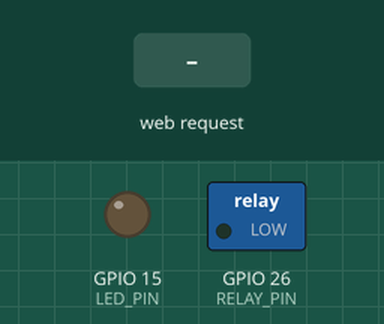
Recording of a sketch running on a simulated ESP32. On the bench: switched loads named in the sketch (green lamp = pin HIGH), output pins drawn as LEDs (lit = HIGH). The test bench sets the inputs (shaded band). WiFi joins after 1.5 s; servers stay silent unless stated; what the sketch prints to the serial monitor is not drawn.

Above: at 2.8 s.
2.9 s: HTTP request GET /open received
At 3.4 s:
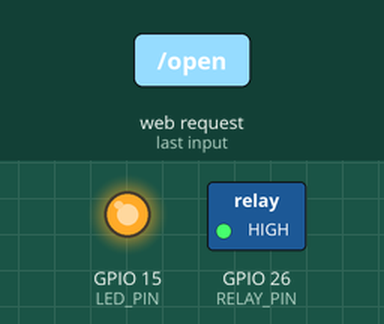
Timing chart, 0 to 9.4 s (numbered marks = the images above; inputs shaded):
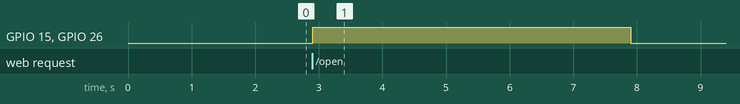

Measured:
- after the input at 2.9 s, GPIO 15 (LED_PIN), GPIO 26 (RELAY_PIN): LOW → HIGH at once, → LOW 5.0 s later

The sketch:

ESP-32.ino
```cpp
#include <WiFi.h>
#include <WebServer.h>

// ————— CONFIGURAÇÃO WIFI —————
const char* SSID     = "CNAT-MAKE-DMZ";
const char* PASSWORD = "Cnat@Maker";

// Pinos
const int RELAY_PIN = 26;  // relé para abrir a porta
const int LED_PIN   = 15;   // LED de status (interna do ESP32)

// servidor HTTP
WebServer server(80);

// Página HTML servida na raiz
const char PAGE_INDEX[] PROGMEM = R"rawliteral(
<!DOCTYPE html>
<html lang="pt-BR">
<head>
  <meta charset="UTF-8">
  <title>Abrir Porta – CNATMaker</title>
  <meta name="viewport" content="width=device-width, initial-scale=1.0">
  <style>
    body { font-family: Arial, sans-serif; padding:20px; background:#f4f4f4; color:#333; }
    .container { max-width:300px; margin:auto; background:#fff; padding:20px; border-radius:8px;
                 box-shadow:0 4px 12px rgba(0,0,0,0.1); text-align:center; }
    input, button { display:block; width:100%; margin-bottom:12px; }
    input { padding:8px; font-size:1rem; border:1px solid #ccc; border-radius:4px; }
    button { padding:12px; font-size:1rem; font-weight:bold; border:none; border-radius:4px;
             cursor:pointer; background:#28a745; color:#fff; transition:background .2s; }
    button:hover { background:#218838; }
    .status { margin-top:12px; font-size:.9rem; }
  </style>
</head>
<body>
  <div class="container">
    <h2>Controle CNATMaker</h2>
    <input type="text" id="esp" value="http://192.168.0.53">
    <button id="btn-open">Abrir Porta</button>
    <div class="status" id="status">Pronto.</div>
  </div>
  <script>
    const input   = document.getElementById('esp');
    const btnOpen = document.getElementById('btn-open');
    const status  = document.getElementById('status');

    function openDoor() {
      let base = input.value.trim();
      if (!base) {
        status.textContent = 'Informe o endereço do ESP32!';
        return;
      }
      base = base.replace(/\/+$/, '');
      const url = base + '/open';
      status.textContent = 'Enviando comando...';
      fetch(url)
        .then(r => {
          if (!r.ok) throw new Error('HTTP ' + r.status);
          return r.text();
        })
        .then(txt => status.textContent = 'Resposta: ' + txt)
        .catch(err => status.textContent = 'Erro: ' + err);
    }

    btnOpen.addEventListener('click', openDoor);
  </script>
</body>
</html>
)rawliteral";

// / – atende com a página acima
void handleRoot() {
  server.send_P(200, "text/html; charset=utf-8", PAGE_INDEX);
}

// /open – aciona relé e LED por 5 segundos
void handleOpen() {
  digitalWrite(RELAY_PIN, HIGH);
  digitalWrite(LED_PIN,   HIGH);
  delay(5000);            // pulso de 5000 ms
  digitalWrite(RELAY_PIN, LOW);
  digitalWrite(LED_PIN,   LOW);
  server.send(200, "text/plain", "OK");
}

// 404
void handleNotFound() {
  server.send(404, "text/plain", "Not found");
}

void setup() {
  pinMode(RELAY_PIN, OUTPUT);
  pinMode(LED_PIN,   OUTPUT);
  digitalWrite(RELAY_PIN, LOW);
  digitalWrite(LED_PIN,   LOW);

  Serial.begin(115200);
  delay(100);

  WiFi.begin(SSID, PASSWORD);
  Serial.print("Conectando ao Wi-Fi");
  while (WiFi.status() != WL_CONNECTED) {
    delay(500);
    Serial.print(".");
  }
  Serial.println();
  Serial.print("Conectado! IP: ");
  Serial.println(WiFi.localIP());

  server.on("/",      handleRoot);
  server.on("/open",  handleOpen);
  server.onNotFound(  handleNotFound);

  server.begin();
  Serial.println("HTTP server iniciado");
}

void loop() {
  server.handleClient();
}
```
